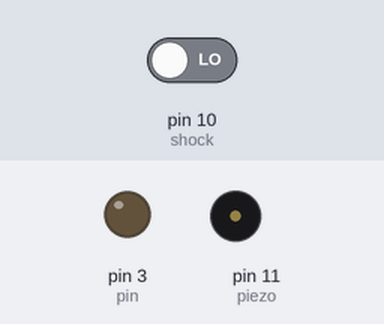
Bench run of a sketch on a simulated Arduino Uno, built with avr-gcc and run on an emulated ATmega328P. On the bench: output pins drawn as LEDs (lit = HIGH), buzzer (waves = sounding, pin HIGH). The inputs (shaded band) are chosen by the test bench; at power-on: pin 10 (shock) LOW.

Above: at 1.2 s.
1.3 s: pin 10 (shock) driven HIGH
At 1.6 s:
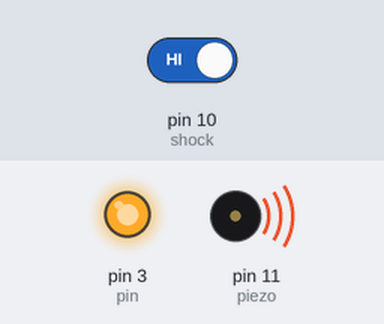
2.8 s: pin 10 (shock) driven LOW
At 3.9 s:
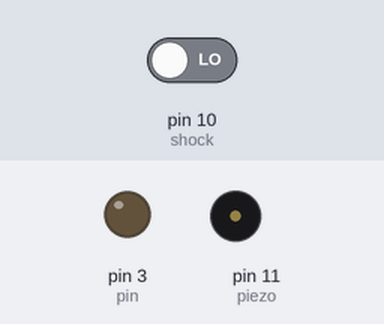
Timing chart, 0 to 5.8 s (numbered marks = the images above; inputs shaded):
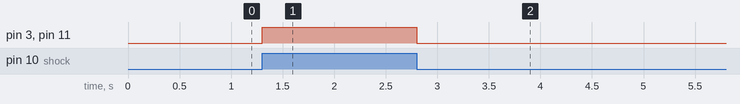

The sketch:

Vibrador_LED.ino
```cpp
int pin = 3;
int shock =10;
int valor;
int piezo=11;
void setup() {
pinMode(pin,OUTPUT);
pinMode(shock,INPUT);
pinMode(piezo,OUTPUT);
}

void loop() {
  valor=digitalRead(shock);
  if (valor==HIGH){
    digitalWrite(pin,HIGH);
    digitalWrite(piezo,HIGH);
  }else{
    digitalWrite(pin,LOW);
    digitalWrite(piezo,LOW);
  }
}
```

Measured:
- after the input at 1.3 s, pin 3 (pin), pin 11 (piezo): LOW → HIGH at once
- after the input at 2.8 s, pin 3 (pin), pin 11 (piezo): HIGH → LOW at once
